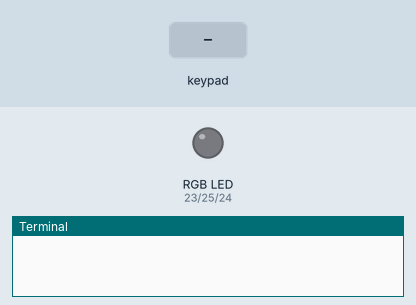
Bench run of a program on a simulated Raspberry Pi (BCM pin numbers). Shown: an RGB LED mixed from three pins (HIGH = lit), the last lines printed to the terminal. Inputs (shaded band) come from the test bench. Pins used as bus, display or sensor lines are not drawn.

Above: at 1.2 s.
1.3 s: key '1' pressed
At 2.5 s:
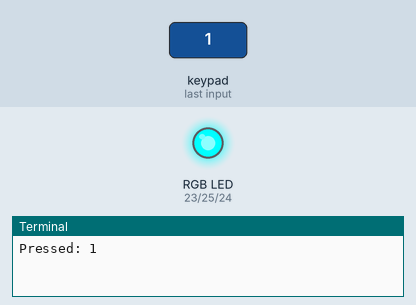
2.9 s: keypad keys 1 2 # pressed 0.4 s apart
At 4.1 s:
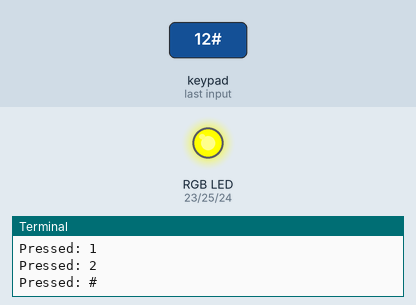
5.6 s: keypad keys 2 5 * pressed 0.4 s apart
At 7.5 s:
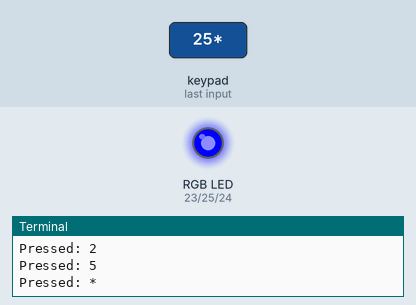
8.3 s: key '3' pressed
At 9.3 s:
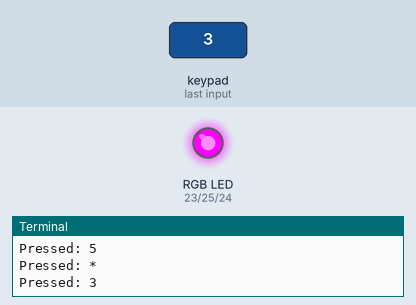
9.9 s: key '4' pressed
At 10.5 s:
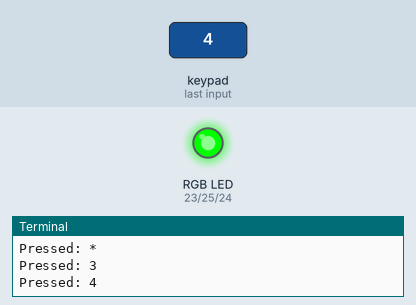
11.5 s: key '6' pressed
At 13.0 s:
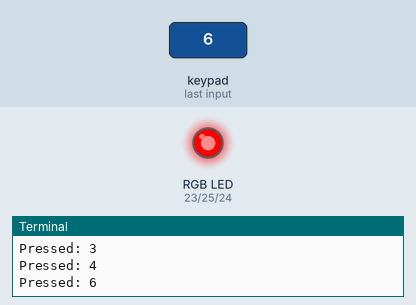
Timing chart, 0 to 14.1 s (numbered marks = the images above; inputs shaded):
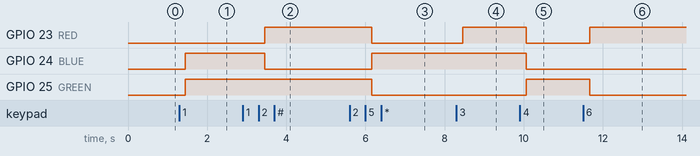

The program:

keypad.py
```python
import RPi.GPIO as GPIO
import time

def rgb(red, green, blue):
    GPIO.output(RED, red)
    GPIO.output(BLUE, green)
    GPIO.output(GREEN, blue)

KEYPAD = [
    [1, 2, 3, 'A'],
    [4, 5, 6, 'B'],
    [7, 8, 9, 'C'],
    ['*', 0, '#', 'D']
]

ROWS = [4, 17, 27, 22]
COLS = [5, 6, 13, 19]

GPIO.setmode(GPIO.BCM)

RED = 23
BLUE = 24
GREEN = 25

GPIO.setup(RED, GPIO.OUT)
GPIO.setup(BLUE, GPIO.OUT)
GPIO.setup(GREEN, GPIO.OUT)

for row_pin in ROWS:
    GPIO.setup(row_pin, GPIO.IN, pull_up_down=GPIO.PUD_UP)

for col_pin in COLS:
    GPIO.setup(col_pin, GPIO.OUT)
    GPIO.output(col_pin, GPIO.HIGH)

def get_key():
    key = None

    for col_num, col_pin in enumerate(COLS):
        GPIO.output(col_pin, GPIO.LOW)

        for row_num, row_pin in enumerate(ROWS):
            if GPIO.input(row_pin) == GPIO.LOW:
                key = KEYPAD[row_num] [col_num]

                while GPIO.input(row_pin) == GPIO.LOW:
                    time.sleep(0.05)

        GPIO.output(col_pin, GPIO.HIGH)

    return key

try:
    while True:
        pressed_key = get_key()

        if pressed_key is not None:
            print(f"Pressed: {pressed_key}")
            if (pressed_key == 1):
                rgb(False, True, True)
            elif (pressed_key == 2):
                rgb(True, False, True)
            elif (pressed_key == 3):
                rgb(True, True, False)
            elif (pressed_key == 4):
                rgb(False, False, True)
            elif (pressed_key == 5):
                rgb(False, True, False)
            elif (pressed_key == 6):
                rgb(True, False, False)
            elif (pressed_key == 7):
                rgb(False, False, False)
        time.sleep(0.1)

except KeyboardInterrupt:
    GPIO.cleanup()
```

Measured:
- after the input at 1.3 s, GPIO 24 (BLUE), GPIO 25 (GREEN): LOW → HIGH after 0.15 s
- after the input at 2.9 s, GPIO 23 (RED): LOW → HIGH after 0.55 s; GPIO 24 (BLUE): HIGH → LOW after 0.55 s
- after the input at 5.6 s, GPIO 23 (RED), GPIO 25 (GREEN): HIGH → LOW after 0.56 s; GPIO 24 (BLUE): LOW → HIGH after 0.56 s
- after the input at 8.3 s, GPIO 23 (RED): LOW → HIGH after 0.16 s
- after the input at 9.9 s, GPIO 23 (RED), GPIO 24 (BLUE): HIGH → LOW after 0.16 s; GPIO 25 (GREEN): LOW → HIGH after 0.16 s
- after the input at 11.5 s, GPIO 23 (RED): LOW → HIGH after 0.16 s; GPIO 25 (GREEN): HIGH → LOW after 0.16 s
